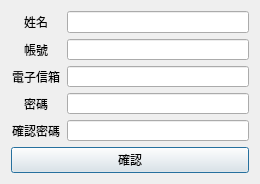
<?xml version="1.0" encoding="UTF-8"?>
<ui version="4.0">
 <class>Dialog</class>
 <widget class="QDialog" name="Dialog">
  <property name="geometry">
   <rect>
    <x>0</x>
    <y>0</y>
    <width>260</width>
    <height>184</height>
   </rect>
  </property>
  <property name="minimumSize">
   <size>
    <width>260</width>
    <height>184</height>
   </size>
  </property>
  <property name="maximumSize">
   <size>
    <width>260</width>
    <height>184</height>
   </size>
  </property>
  <property name="windowTitle">
   <string>Dialog</string>
  </property>
  <layout class="QGridLayout" name="gridLayout">
   <item row="0" column="0">
    <layout class="QVBoxLayout" name="verticalLayout">
     <item>
      <layout class="QHBoxLayout" name="horizontalLayout_4">
       <item>
        <widget class="QLabel" name="label_4">
         <property name="minimumSize">
          <size>
           <width>50</width>
           <height>0</height>
          </size>
         </property>
         <property name="maximumSize">
          <size>
           <width>16777215</width>
           <height>16777215</height>
          </size>
         </property>
         <property name="text">
          <string>姓名</string>
         </property>
         <property name="alignment">
          <set>Qt::AlignCenter</set>
         </property>
        </widget>
       </item>
       <item>
        <widget class="QLineEdit" name="name_lineEdit">
         <property name="maxLength">
          <number>50</number>
         </property>
        </widget>
       </item>
      </layout>
     </item>
     <item>
      <layout class="QHBoxLayout" name="horizontalLayout">
       <item>
        <widget class="QLabel" name="label_1">
         <property name="minimumSize">
          <size>
           <width>50</width>
           <height>0</height>
          </size>
         </property>
         <property name="maximumSize">
          <size>
           <width>16777215</width>
           <height>16777215</height>
          </size>
         </property>
         <property name="font">
          <font>
           <fontweight>Medium</fontweight>
          </font>
         </property>
         <property name="text">
          <string>帳號</string>
         </property>
         <property name="alignment">
          <set>Qt::AlignCenter</set>
         </property>
        </widget>
       </item>
       <item>
        <widget class="QLineEdit" name="account_lineEdit">
         <property name="maximumSize">
          <size>
           <width>16777215</width>
           <height>16777215</height>
          </size>
         </property>
         <property name="maxLength">
          <number>20</number>
         </property>
        </widget>
       </item>
      </layout>
     </item>
     <item>
      <layout class="QHBoxLayout" name="horizontalLayout_5">
       <item>
        <widget class="QLabel" name="label_5">
         <property name="minimumSize">
          <size>
           <width>50</width>
           <height>0</height>
          </size>
         </property>
         <property name="text">
          <string>電子信箱</string>
         </property>
         <property name="alignment">
          <set>Qt::AlignCenter</set>
         </property>
        </widget>
       </item>
       <item>
        <widget class="QLineEdit" name="email_lineEdit">
         <property name="maxLength">
          <number>20</number>
         </property>
        </widget>
       </item>
      </layout>
     </item>
     <item>
      <layout class="QHBoxLayout" name="horizontalLayout_3">
       <item>
        <widget class="QLabel" name="label_3">
         <property name="minimumSize">
          <size>
           <width>50</width>
           <height>0</height>
          </size>
         </property>
         <property name="text">
          <string>密碼</string>
         </property>
         <property name="alignment">
          <set>Qt::AlignCenter</set>
         </property>
        </widget>
       </item>
       <item>
        <widget class="QLineEdit" name="password_lineEdit">
         <property name="maxLength">
          <number>20</number>
         </property>
        </widget>
       </item>
      </layout>
     </item>
     <item>
      <layout class="QHBoxLayout" name="horizontalLayout_2">
       <item>
        <widget class="QLabel" name="label_2">
         <property name="minimumSize">
          <size>
           <width>50</width>
           <height>0</height>
          </size>
         </property>
         <property name="text">
          <string>確認密碼</string>
         </property>
         <property name="alignment">
          <set>Qt::AlignCenter</set>
         </property>
        </widget>
       </item>
       <item>
        <widget class="QLineEdit" name="compassword_lineEdit">
         <property name="maxLength">
          <number>20</number>
         </property>
        </widget>
       </item>
      </layout>
     </item>
    </layout>
   </item>
   <item row="1" column="0">
    <widget class="QPushButton" name="confirm_btn">
     <property name="text">
      <string>確認</string>
     </property>
    </widget>
   </item>
  </layout>
 </widget>
 <resources/>
 <connections/>
</ui>
